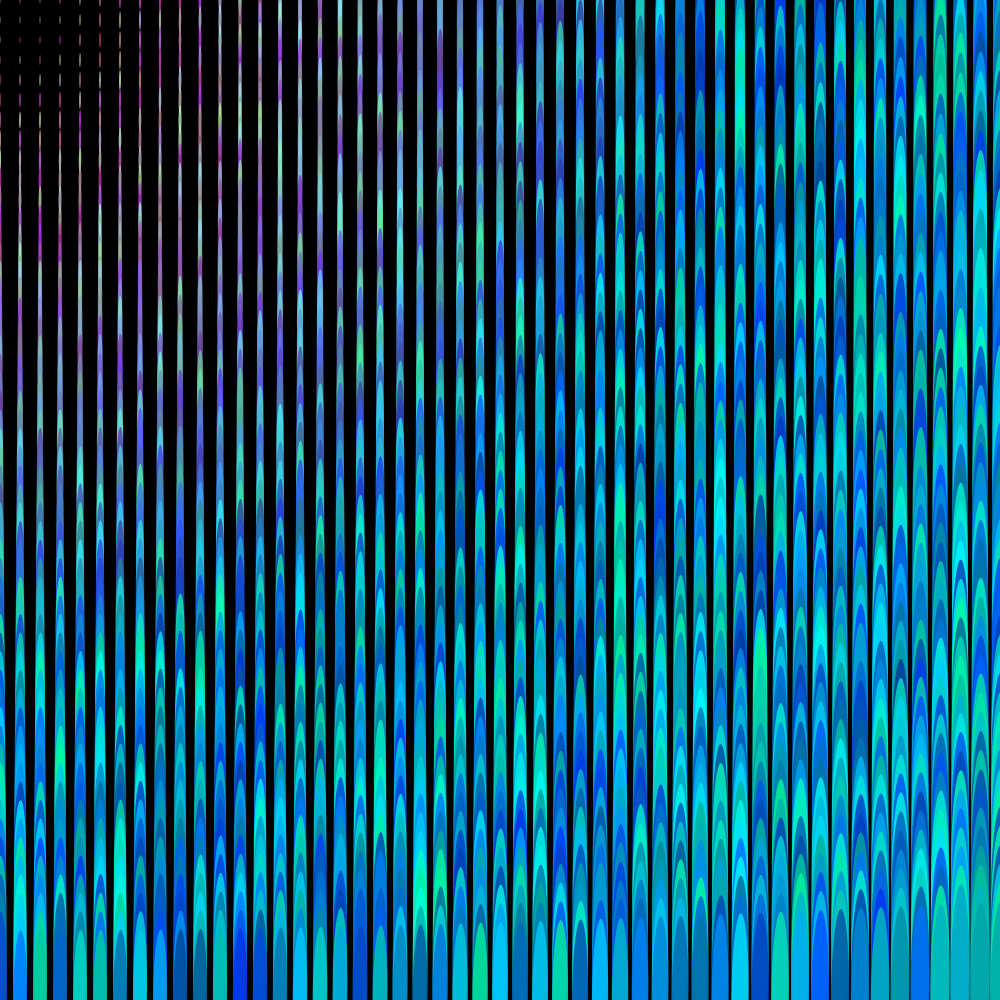
Frame 1 (no input)
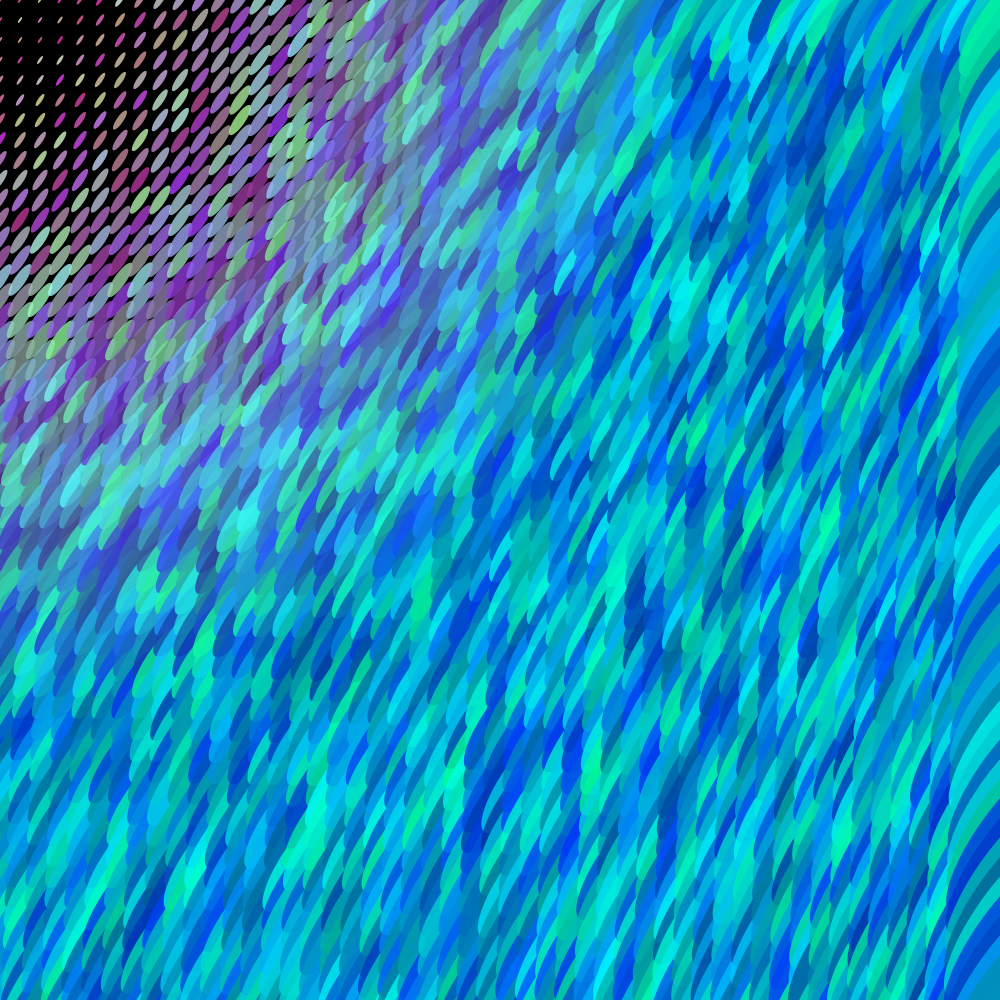
Frame 60 (the mouse pressed at the canvas centre just before this capture)
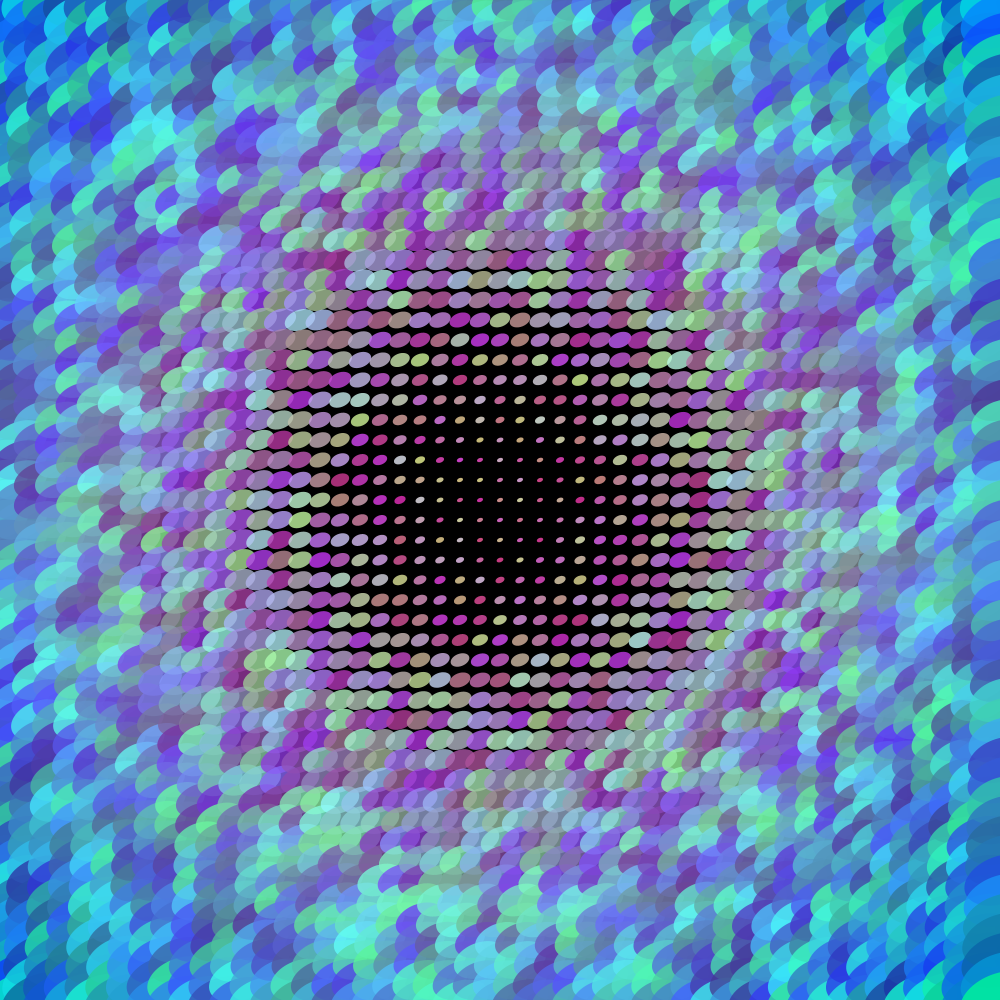
Frame 120 (the mouse held since frame 60 and released just before this capture)

The Processing sketch that drew these frames (run headless with seeded random() and noise(); from frame 60 on, the mouse is pressed at the canvas centre):

// Processing sketch: CrazyMouse
// ── CrazyMouse.pde
float max_distance;

void setup() {
  size(1000, 1000); 
  noStroke();
  max_distance = dist(0, 0, width, height) / 2; // Reduce max distance effect
}

void draw() {
  background(0);
  
  for(int i = 0; i <= width; i += 20) {
    for(int j = 0; j <= height; j += 20) {
      float size = dist(mouseX, mouseY, i, j);
      size = size/max_distance * 66;
      size = max(size, 5);  // Ensure a minimum size of 5
      
      float col = map(size, 5, 66, 255, 0);
      fill(col, random(50, 255), random(150, 255), 200);
      
      pushMatrix();
      translate(i, j);
      rotate(frameCount * 0.01);
      ellipse(0, 0, size * sin(frameCount * 0.1) * 1.5, size * cos(frameCount * 0.1) * 1.5);
      popMatrix();
    }
  }
}
